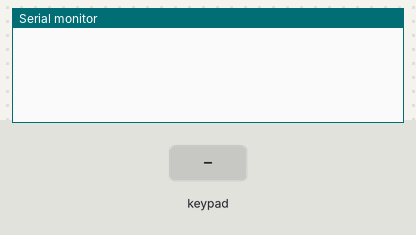
Simulated run of this sketch. Board: Arduino Uno, built with avr-gcc and run on an emulated ATmega328P. Parts: the last lines printed to the serial monitor. The inputs (shaded band) are chosen by the test bench.

Above: at 1.2 s.
1.3 s: key '1' pressed
At 2.1 s:
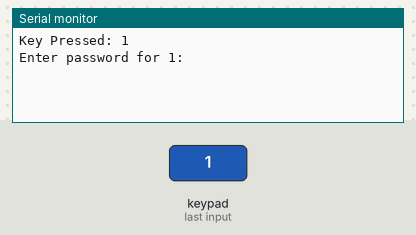
2.8 s: keypad keys 1 2 3 4 pressed 0.4 s apart
At 5.4 s:
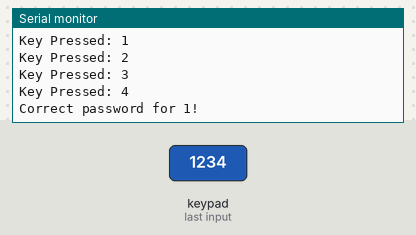
5.9 s: key '*' pressed
At 6.2 s:
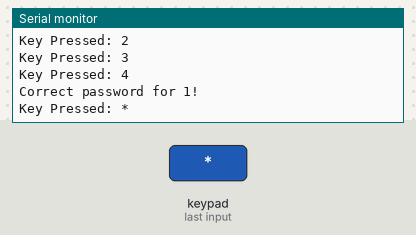
7.4 s: keypad keys 1 2 3 4 # pressed 0.4 s apart
At 10.4 s:
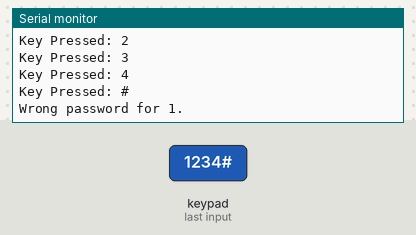
Timing chart, 0 to 11.9 s (numbered marks = the images above; inputs shaded):
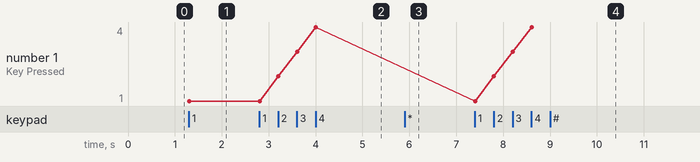

Measured:
- after the input at 1.3 s, the serial monitor: prints a new line at once (image 1)
- after the input at 2.8 s, the serial monitor: prints a new line after 0.40 s (image 2)
- after the input at 5.9 s, the serial monitor: prints a new line at once (image 3)
- after the input at 7.4 s, the serial monitor: prints a new line at once (image 4)
- plotted number 1: 1 → 4 after the input at 2.8 s

The sketch:

password_inside_password.ino
```cpp
#include <Keypad.h>

const byte ROWS = 4;
const byte COLS = 3;

char keys[ROWS][COLS] = {
  {'1','2','3'},
  {'4','5','6'},
  {'7','8','9'},
  {'*','0','#'}
};

byte rowPins[ROWS] = {9, 8, 7, 6};
byte colPins[COLS] = {5, 4, 3};

// Create an object of keypad
Keypad keypad = Keypad(makeKeymap(keys), rowPins, colPins, ROWS, COLS);

String enteredPassword = "";
String passwords[4] = {"1234", "5678", "abcd", "wxyz"}; // Array of passwords

void setup() {
  Serial.begin(9600);
}

void loop() {
  char key = keypad.getKey();

  if (key) {
    Serial.print("Key Pressed: ");
    Serial.println(key);

    // Loop through the keys 1-4
    for (int i = 0; i < 4; i++) {
      if (key == (i + '1')) { // Check if key matches 1-4
        enteredPassword = ""; // Reset password input
        Serial.print("Enter password for ");
        Serial.print(key);
        Serial.println(":");

        // Loop to get the password
        while (true) {
          char subkey = keypad.getKey();
          if (subkey) {
            enteredPassword += subkey;
            Serial.print("Key Pressed: ");
            Serial.println(subkey);
          }

          // Check if password length matches
          if (enteredPassword.length() == passwords[i].length()) {
            if (enteredPassword == passwords[i]) {
              Serial.print("Correct password for ");
              Serial.print(key);
              Serial.println("!");
            } else {
              Serial.print("Wrong password for ");
              Serial.print(key);
              Serial.println(".");
            }
            break; // Exit loop after checking password
          }
        }
      }
    }
  }
}
```
